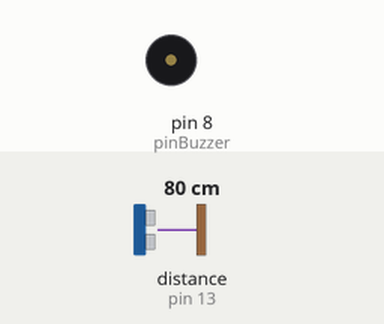
Recording of a sketch running on a simulated Arduino Uno, built with avr-gcc and run on an emulated ATmega328P. On the bench: buzzer (waves = sounding, pin HIGH). Wiring (inferred from the names in the program): ultrasonic range finder: trigger pin 12; echo pin 13. The inputs (shaded band) are chosen by the test bench; at power-on: distance to the obstacle (sensor on pin 13) 80 cm. The echo pulse lasts 58.3 µs per cm; pins used as bus, display or sensor lines are not drawn; what the sketch prints to the serial monitor is not drawn.

Above: at 7.7 s.
7.8 s: distance to the obstacle (sensor on pin 13) set to 2 cm
16.9 s: distance to the obstacle (sensor on pin 13) set to 35 cm
At 17.4 s:
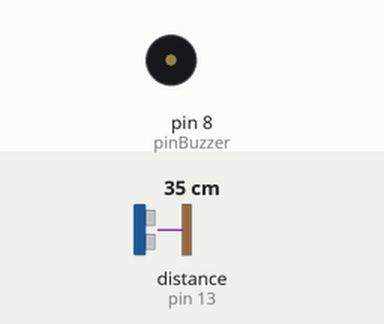
Timing chart, 0 to 30.6 s (numbered marks = the images above; inputs shaded):
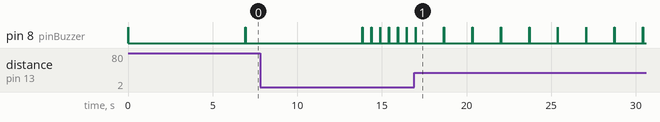

Measured:
- after the input at 16.9 s, pin 8 (pinBuzzer): alternates HIGH for 0.02 s and LOW for 1.7 s, starting after 1.8 s

The sketch:

buzzer.ino
```cpp
#define echoPin 13 //Pino 13 recebe o pulso do echo
#define trigPin 12 //Pino 12 envia o pulso para gerar o echo
#define pinBuzzer 8 // Pino 8 ligado ao Buzzer que da o Bip

void setup()
{
   Serial.begin(9600); //inicia a porta serial
   pinMode(echoPin, INPUT); // define o pino 13 como entrada (recebe)
   pinMode(trigPin, OUTPUT); // define o pino 12 como saida (envia)
   pinMode(pinBuzzer, OUTPUT); // define o pino 12 como saida (envia)
}

void loop()
{
  //seta o pino 12 com um pulso baixo "LOW" ou desligado ou ainda 0
    digitalWrite(trigPin, LOW);
  // delay de 2 microssegundos
    delayMicroseconds(2);
  //seta o pino 12 com pulso alto "HIGH" ou ligado ou ainda 1
    digitalWrite(trigPin, HIGH);
  //delay de 10 microssegundos
    delayMicroseconds(10);
  //seta o pino 12 com pulso baixo novamente
    digitalWrite(trigPin, LOW);
  //pulseInt lê o tempo entre a chamada e o pino entrar em high
    long duration = pulseIn(echoPin,HIGH);
  //Esse calculo é baseado em s = v . t, lembrando que o tempo vem dobrado
  //porque é o tempo de ida e volta do ultrassom
    long distancia = duration /29 / 2 ;

Serial.print("Distancia em CM: ");
beep();
delay(distancia*distancia);
Serial.println(distancia);
delay(500); //espera 1 segundo para fazer a leitura novamente
}

void beep ()
{
  digitalWrite(pinBuzzer, HIGH);
  delay(20);
  digitalWrite(pinBuzzer, LOW);
  }
```
